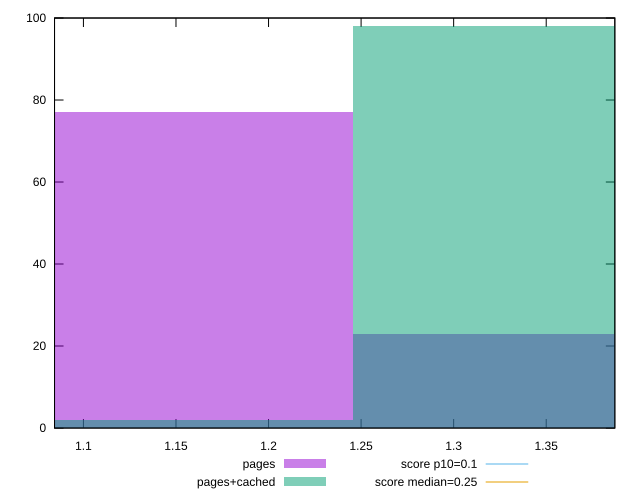

This chart was generated by the following gnuplot code:
reset

$pages <<EOF
1.1627799324446633 77
1.3288913513653293 23
EOF

$pagesCached <<EOF
1.3288913513653293 98
1.1627799324446633 2
EOF

set key outside below
set boxwidth 0.16611141892066617
set xrange [1.0843936581081814:1.3870643259684245]
set yrange [0:100]
set trange [0:100]
set style fill transparent solid 0.5 noborder

set parametric
set terminal svg size 640, 500 enhanced background rgb 'white'
set output "reprap/cumulative-layout-shift/comparison/histogram/0_vs_1.svg"

plot $pages title "pages" with boxes, \
     $pagesCached title "pages+cached" with boxes, \
     0.1,t title "score p10=0.1", \
     0.25,t title "score median=0.25"

reset
